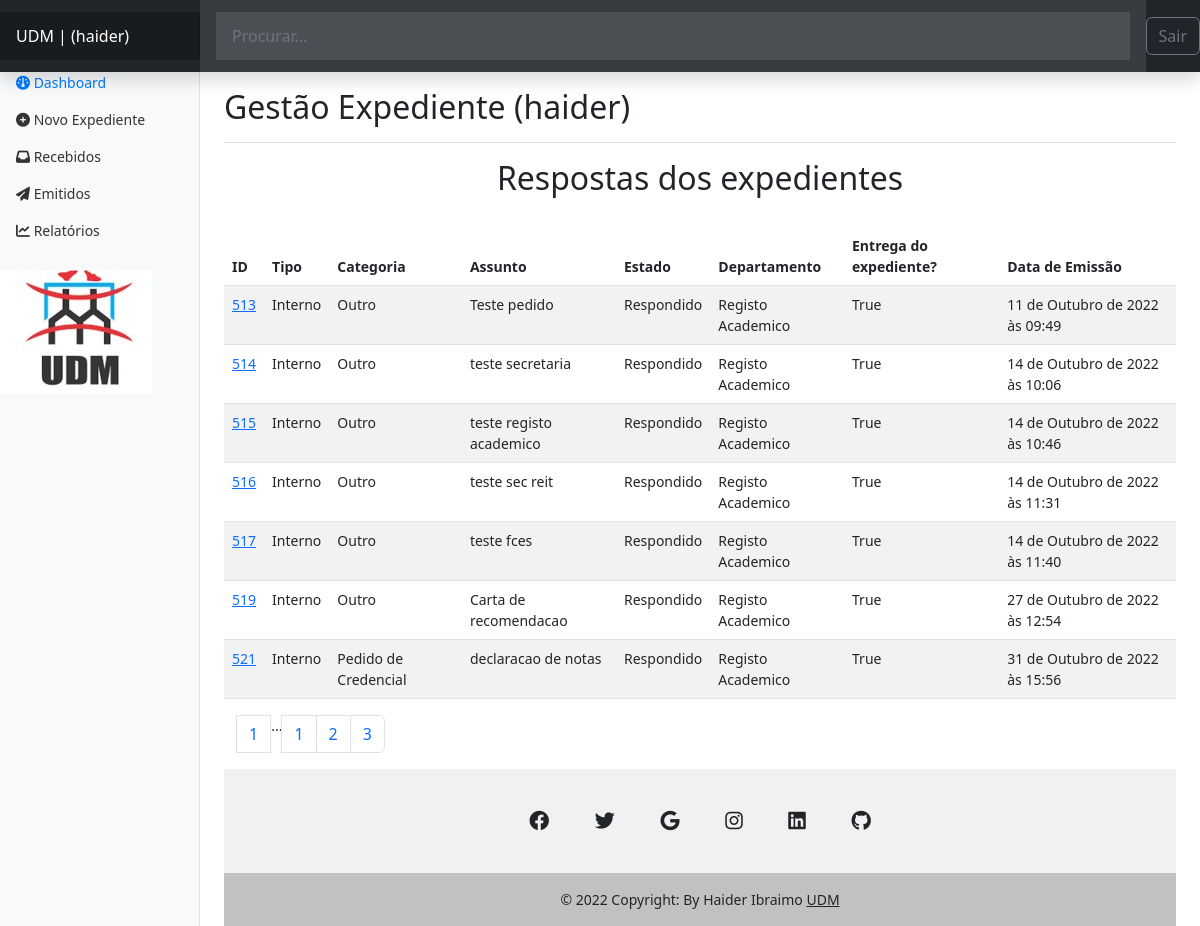
Before: /authors/dashbord/expedient/recebidos?page=3 (signed in) with the older database file.
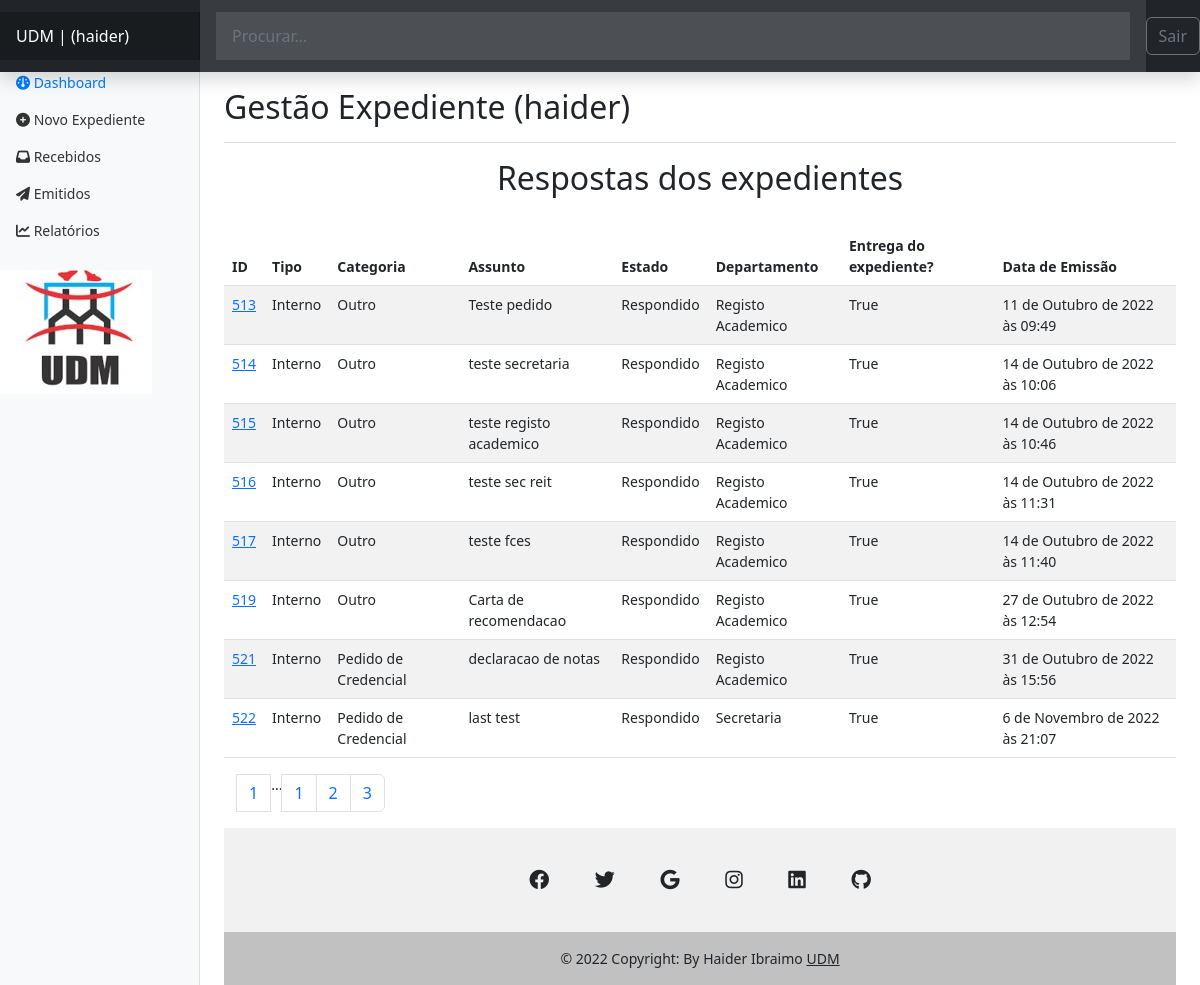
After: the same page with the newer database file.
### expedient/models.py (models this page shows, shortened)
class Expedient(models.Model):
    numero_Ex = models.IntegerField()
    tipo = models.CharField(max_length=50)
    departamento = models.CharField(max_length=100)
    categoria = models.CharField(max_length=100)
    assunto = models.CharField(max_length=150, null=False, )
    prioridade = models.CharField(max_length=20)
    confidencial = models.BooleanField(default=False)
    descricao = models.TextField(null=True, )
    estado = models.CharField(max_length=20)
    anexo = models.FileField(
        upload_to='expedient/uploads/%Y/%m/%d/', null=True,)
    data_emissao = models.DateTimeField(auto_now_add=True)
    data_recepcao = models.DateTimeField(auto_now=True)
    recebido = models.BooleanField(default=False)
    slug = models.SlugField()
    departamento = models.ForeignKey(
        Departamento, on_delete=models.SET_NULL, null=True, default=None)
    usuario = models.ForeignKey(User, on_delete=models.SET_NULL, null=True)

class Departamento(models.Model):
    nome = models.CharField(max_length=65)
    def __str__(self):
        return self.nome

### authors/views.py (the view)
# urls.py: path('dashbord/expedient/recebidos', views.dashbord_expedient_recebidos,
@login_required(login_url='authors:login', redirect_field_name='next')
def dashbord_expedient_recebidos(request):
    expedients = Expedient.objects.filter(recebido=True, estado='Respondido',
                                          usuario=request.user,
                                          )
    funcionario = Funcionario.objects.filter(author=request.user).first()
    page_obj, pagination_range = make_pagination(
        request, expedients, PER_PAGE)
    return render(request,
                  'authors/pages/dashbord_recebidos.html', context={
                      'expedients': page_obj,
                      'pagination_range': pagination_range,
                      'funcionario': funcionario,
                  }
                  )

### utils/expedient/pagination.py (called while the page is built)
def make_pagination(request, queryset, per_page, qty_pages=4):
    try:
        current_page = int(request.GET.get('page', 1))
    except ValueError:
        current_page = 1
    paginator = Paginator(queryset, per_page)
    page_obj = paginator.get_page(current_page)
    pagination_range = make_pagination_range(
        paginator.page_range,
        qty_pages,
        current_page
    )
    return page_obj, pagination_range

### authors/templates/authors/pages/dashbord_recebidos.html (shortened to what this page needs)
{% extends 'global/base.html' %}
{% block content %}
<h2 align="center">Respostas dos expedientes</h2>
<br>
  <table class="table table-striped table-hover">
    <thead>
     <tr>
        <th>ID </th>
        <th>Tipo</th>
        <th>Categoria</th>
        <th>Assunto</th>
        <th>Estado</th>
        <th>Departamento</th>
        <th>Entrega do expediente?</th>
        <th>Data de Emissão</th>
     </tr>
      </thead>
    {% for expedient in expedients %}
    <tr>
        <td> <a href="{% url 'authors:dashbord_expedient_detail' expedient.id %}">{{ expedient.id }}</a> </td>
        <td>{{ expedient.tipo }}</td>
        <td>{{ expedient.categoria }}</td>
        <td>{{ expedient.assunto }}</td>
        <td>{{ expedient.estado }}</td>
        <td>{{ expedient.departamento }}</td>
        <td>{{ expedient.recebido }}</td>
        <td>{{ expedient.data_emissao }}</td>
     </tr>
    {% empty %}
        <p style="color:red">Não tens nenhum expediente respondido, aguarde.</p>
    {% endfor %}
</table>
{% endblock content %}

### base_templates/global/base.html (shortened to what this page needs)
<!DOCTYPE html>
<html lang="pt-BR">
<head>
    {% include 'expedient/partials/head.html' %}
</head>
<body>
    {% include 'expedient/partials/header.html' %}
    <main class="main-content-container">
        {% block content %}{% endblock content %}
        {% include 'expedient/partials/pagination.html' %}
    </main>
    {% include 'expedient/partials/footer.html' %}
</body>
</html>

### expedient/templates/expedient/partials/head.html (shortened to what this page needs)
{% load static %}
<link rel="stylesheet" href="{% static 'global/css/bootstrap.min.css' %}">
<link rel="stylesheet" href="https://cdnjs.cloudflare.com/ajax/libs/font-awesome/6.2.0/css/fontawesome.min.css" />
<link rel="stylesheet" href="https://cdnjs.cloudflare.com/ajax/libs/font-awesome/6.2.0/css/brands.min.css" />
<link rel="stylesheet" href="https://cdnjs.cloudflare.com/ajax/libs/font-awesome/6.2.0/css/solid.min.css" />
<link rel="stylesheet" href="https://cdnjs.cloudflare.com/ajax/libs/font-awesome/6.2.0/css/all.min.css" />
<link rel="stylesheet" href="{% static 'expedient/css/dashboard.css' %}">

### expedient/templates/expedient/partials/header.html (shortened to what this page needs)
{% if request.user.is_authenticated %}
<header class="navbar navbar-dark sticky-top bg-dark flex-md-nowrap p-0 shadow">
    <a class="navbar-brand col-md-3 col-lg-2 me-0 px-3 fs-6" href="{% url 'authors:dashbord' %}">UDM  | ({{ request.user.username }}) </a>
    <form action="{% url 'authors:search' %}" method="get" class="form-control form-control-dark w-100 rounded-0 border-0">
    <input class="form-control form-control-dark w-100 rounded-0 border-0" type="text" placeholder="Procurar..." name="search"  aria-label="Search" value="{{ search_term }}">
    </form>
    <div class="navbar-nav">
      <div class="nav-item text-nowrap">
        <form action="{% url 'authors:logout' %}" method="POST">
          <button class="btn btn-outline-secondary" type="submit"> Sair</button>
      </form>
      </div>
    </div>
  </header>
  <div class="container-fluid">
    <div class="row">
      <nav id="sidebarMenu" class="col-md-3 col-lg-2 d-md-block bg-light sidebar collapse">
        <div class="position-sticky pt-3 sidebar-sticky">
          <ul class="nav flex-column">
            <li class="nav-item">
              <a class="nav-link active" aria-current="page" href="{% url 'authors:dashbord' %}">
                <i class="fa-solid fa-gauge"></i>
                Dashboard
              </a>
            </li>
            <li class="nav-item">
              <a class="nav-link" href="{% url 'authors:dashbord_expedient_new' %}">
               <i class="fa-sharp fa-solid fa-circle-plus"></i>
              Novo Expediente
              </a>
            </li>
            <li class="nav-item">
              <a class="nav-link" href="{% url 'authors:dashbord_expedient_recebidos' %}">
                <i class="fa-sharp fa-solid fa-inbox"></i>
                Recebidos
              </a>
            </li>
            <li class="nav-item">
              <a class="nav-link" href="{% url 'authors:dashbord_expedient_emitidos' %}">
                <i class="fa-sharp fa-solid fa-paper-plane"></i>
                Emitidos
              </a>
            </li>
            <li class="nav-item">
              <a class="nav-link" href="#">
                <i class="fa-sharp fa-solid fa-chart-line"></i>
                Relatórios
              </a>
            </li>
          </ul>
  <br>
  <marquee>
  <img  src="../../../media/expedient/images/udm.jpg " alt="" ></marquee>
        </div>
      </nav>
      <main class="col-md-9 ms-sm-auto col-lg-10 px-md-4">
        <div class="d-flex justify-content-between flex-wrap flex-md-nowrap align-items-center pt-3 pb-2 mb-3 border-bottom">
          <h1 class="h2">Gestão Expediente ({{request.user.username}}) </h1>
        </div>
{% endif %}

### expedient/templates/expedient/partials/pagination.html (shortened to what this page needs)
{% if expedients.has_other_pages %}
<div class="container">
    <nav aria-label="Page navigation example">
        <ul class="pagination">
          {% if pagination_range.first_page_out_of_range %}
                <a class ="page-link" href="?page=1{{ additional_url_query}}"> 1 </a>
                <span class="page-item">...</span>
            {% endif %}
            {% for page in pagination_range.page_range %}
            <li class="page-item">
            {% if pagination_range.current_page == page %}
                <a class ="page-link" href="?page={{ page }}{{ additional_url_query}}"> {{ page }} </a>
            {% else %}
                <a class ="page-link" href="?page={{ page }}{{ additional_url_query}}"> {{ page }} </a>
            {% endif %}
            </li>
        {% endfor %}
        </ul>
      </nav>
    </div>
{% endif %}

### expedient/templates/expedient/partials/footer.html (shortened to what this page needs)
{% load static %}
<footer class="text-center text-white" style="background-color: #f1f1f1;">
  <div class="container pt-4">
    <section class="mb-4">
      <a
        class="btn btn-link btn-floating btn-lg text-dark m-1"
        href="#!"
        role="button"
        data-mdb-ripple-color="dark"
        ><i class="fa-brands fa-facebook"></i></a>
      <a
        class="btn btn-link btn-floating btn-lg text-dark m-1"
        href="#!"
        role="button"
        data-mdb-ripple-color="dark"
        ><i class="fab fa-twitter"></i
      ></a>
      <a
        class="btn btn-link btn-floating btn-lg text-dark m-1"
        href="#!"
        role="button"
        data-mdb-ripple-color="dark"
        ><i class="fab fa-google"></i
      ></a>
      <a
        class="btn btn-link btn-floating btn-lg text-dark m-1"
        href="#!"
        role="button"
        data-mdb-ripple-color="dark"
        ><i class="fab fa-instagram"></i
      ></a>
      <a
        class="btn btn-link btn-floating btn-lg text-dark m-1"
        href="#!"
        role="button"
        data-mdb-ripple-color="dark"
        ><i class="fab fa-linkedin"></i
      ></a>
      <a
        class="btn btn-link btn-floating btn-lg text-dark m-1"
        href="#!"
        role="button"
        data-mdb-ripple-color="dark"
        ><i class="fab fa-github"></i
      ></a>
    </section>
  </div>
  <div class="text-center text-dark p-3" style="background-color: rgba(0, 0, 0, 0.2);">
    © 2022 Copyright: By Haider Ibraimo
    <a class="text-dark" href="https://udm.ac.mz"> UDM</a>
  </div>
</footer>

### base_static/expedient/css/dashboard.css (style rules this page uses)
body { font-size: .875rem; }
.sidebar { position: fixed; top: 0; bottom: 0; left: 0; z-index: 100; padding: 0; box-shadow: inset -1px 0 0 rgba(0, 0, 0, .1); }
.sidebar-sticky { position: -webkit-sticky; position: sticky; top: 48px; height: calc(100vh - 48px); padding-top: .5rem; overflow-x: hidden; overflow-y: auto; }
.sidebar .nav-link { font-weight: 500; color: #333; }
.sidebar .nav-link.active { color: #007bff; }
.navbar-brand { padding-top: .75rem; padding-bottom: .75rem; font-size: 1rem; background-color: rgba(0, 0, 0, .25); box-shadow: inset -1px 0 0 rgba(0, 0, 0, .25); }
.navbar .form-control { padding: .75rem 1rem; border-width: 0; border-radius: 0; }
.form-control-dark { color: #fff; background-color: rgba(255, 255, 255, .1); border-color: rgba(255, 255, 255, .1); }
.border-bottom { border-bottom: 1px solid #e5e5e5; }

Changed rows visible on the page:
added Expedient: id "522", tipo "Interno", categoria "Pedido de Credencial", assunto "last test", estado "Respondido", departamento "Secretaria", recebido "True", data_emissao "6 de Novembro de 2022 às 21:07"
